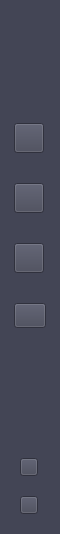
    <widget class="QWidget" name="widToolbar" native="true">
     <property name="minimumSize">
      <size>
       <width>60</width>
       <height>0</height>
      </size>
     </property>
     <property name="maximumSize">
      <size>
       <width>60</width>
       <height>16777215</height>
      </size>
     </property>
     <property name="styleSheet">
      <string notr="true">background-color: #434555;</string>
     </property>
     <layout class="QVBoxLayout" name="verticalLayout" stretch="0,0,0,1">
      <property name="spacing">
       <number>50</number>
      </property>
      <property name="leftMargin">
       <number>0</number>
      </property>
      <property name="topMargin">
       <number>10</number>
      </property>
      <property name="rightMargin">
       <number>0</number>
      </property>
      <property name="bottomMargin">
       <number>0</number>
      </property>
      <item>
       <widget class="QWidget" name="widUserPic" native="true">
        <property name="styleSheet">
         <string notr="true"/>
        </property>
        <layout class="QVBoxLayout" name="verticalLayout_2">
         <item>
          <widget class="MaskLabel" name="lblUserPic">
           <property name="minimumSize">
            <size>
             <width>45</width>
             <height>45</height>
            </size>
           </property>
           <property name="maximumSize">
            <size>
             <width>45</width>
             <height>45</height>
            </size>
           </property>
           <property name="styleSheet">
            <string notr="true"/>
           </property>
           <property name="text">
            <string/>
           </property>
          </widget>
         </item>
        </layout>
       </widget>
      </item>
      <item>
       <widget class="QWidget" name="widget_5" native="true">
        <property name="layoutDirection">
         <enum>Qt::LeftToRight</enum>
        </property>
        <property name="autoFillBackground">
         <bool>false</bool>
        </property>
        <layout class="QGridLayout" name="gridLayout">
         <property name="sizeConstraint">
          <enum>QLayout::SetDefaultConstraint</enum>
         </property>
         <property name="leftMargin">
          <number>0</number>
         </property>
         <property name="topMargin">
          <number>0</number>
         </property>
         <property name="rightMargin">
          <number>0</number>
         </property>
         <property name="bottomMargin">
          <number>0</number>
         </property>
         <property name="horizontalSpacing">
          <number>6</number>
         </property>
         <property name="verticalSpacing">
          <number>30</number>
         </property>
         <item row="0" column="0">
          <widget class="QPushButton" name="pbChat">
           <property name="minimumSize">
            <size>
             <width>30</width>
             <height>30</height>
            </size>
           </property>
           <property name="maximumSize">
            <size>
             <width>30</width>
             <height>30</height>
            </size>
           </property>
           <property name="toolTip">
            <string extracomment="聊天"/>
           </property>
           <property name="styleSheet">
            <string notr="true">
QPushButton {
	border-image: url(:/SoftTerminal/images/chat.png);
}
QPushButton:hover:!pressed {
	border-image: url(:/SoftTerminal/images/chat_focus.png);
}</string>
           </property>
           <property name="text">
            <string/>
           </property>
          </widget>
         </item>
         <item row="1" column="0">
          <widget class="QPushButton" name="pbContact">
           <property name="minimumSize">
            <size>
             <width>30</width>
             <height>30</height>
            </size>
           </property>
           <property name="maximumSize">
            <size>
             <width>30</width>
             <height>30</height>
            </size>
           </property>
           <property name="toolTip">
            <string extracomment="好友"/>
           </property>
           <property name="styleSheet">
            <string notr="true">
QPushButton {
	border-image: url(:/SoftTerminal/images/contact.png);
}
QPushButton:hover:!pressed {
	border-image: url(:/SoftTerminal/images/contact_focus.png);
}</string>
           </property>
           <property name="text">
            <string/>
           </property>
          </widget>
         </item>
         <item row="3" column="0">
          <widget class="QPushButton" name="pbGroup">
           <property name="minimumSize">
            <size>
             <width>30</width>
             <height>30</height>
            </size>
           </property>
           <property name="maximumSize">
            <size>
             <width>30</width>
             <height>30</height>
            </size>
           </property>
           <property name="styleSheet">
            <string notr="true">
QPushButton {
	border-image: url(:/SoftTerminal/images/group.png);
}
QPushButton:hover:!pressed {
	border-image: url(:/SoftTerminal/images/group_focus.png);
}</string>
           </property>
           <property name="text">
            <string/>
           </property>
          </widget>
         </item>
         <item row="4" column="0">
          <widget class="QPushButton" name="pbCloud">
           <property name="minimumSize">
            <size>
             <width>32</width>
             <height>25</height>
            </size>
           </property>
           <property name="maximumSize">
            <size>
             <width>32</width>
             <height>25</height>
            </size>
           </property>
           <property name="styleSheet">
            <string notr="true">
QPushButton {
	border-image: url(:/SoftTerminal/images/cloud.png);
}
QPushButton:hover:!pressed {
	border-image: url(:/SoftTerminal/images/cloud_focus.png);
}</string>
           </property>
           <property name="text">
            <string/>
           </property>
          </widget>
         </item>
        </layout>
       </widget>
      </item>
      <item>
       <spacer name="verticalSpacer_5">
        <property name="orientation">
         <enum>Qt::Vertical</enum>
        </property>
        <property name="sizeHint" stdset="0">
         <size>
          <width>20</width>
          <height>40</height>
         </size>
        </property>
       </spacer>
      </item>
      <item>
       <widget class="QWidget" name="widget_6" native="true">
        <layout class="QGridLayout" name="gridLayout_2">
         <property name="leftMargin">
          <number>0</number>
         </property>
         <property name="topMargin">
          <number>0</number>
         </property>
         <property name="rightMargin">
          <number>0</number>
         </property>
         <property name="bottomMargin">
          <number>20</number>
         </property>
         <property name="horizontalSpacing">
          <number>6</number>
         </property>
         <property name="verticalSpacing">
          <number>20</number>
         </property>
         <item row="1" column="0">
          <widget class="QPushButton" name="pbMessage">
           <property name="minimumSize">
            <size>
             <width>18</width>
             <height>18</height>
            </size>
           </property>
           <property name="maximumSize">
            <size>
             <width>18</width>
             <height>18</height>
            </size>
           </property>
           <property name="styleSheet">
            <string notr="true">
QPushButton {
	border-image: url(:/SoftTerminal/images/message.png);
}
QPushButton:hover:!pressed {
	border-image: url(:/SoftTerminal/images/message_focus.png);
}</string>
           </property>
           <property name="text">
            <string/>
           </property>
          </widget>
         </item>
         <item row="2" column="0">
          <widget class="QPushButton" name="pbSetting">
           <property name="minimumSize">
            <size>
             <width>18</width>
             <height>18</height>
            </size>
           </property>
           <property name="maximumSize">
            <size>
             <width>18</width>
             <height>18</height>
            </size>
           </property>
           <property name="styleSheet">
            <string notr="true">
QPushButton {
	border-image: url(:/SoftTerminal/images/setting.png);
}
QPushButton:hover:!pressed {
	border-image: url(:/SoftTerminal/images/setting_focus.png);
}</string>
           </property>
           <property name="text">
            <string/>
           </property>
          </widget>
         </item>
         <item row="0" column="0">
          <spacer name="verticalSpacer_6">
           <property name="orientation">
            <enum>Qt::Vertical</enum>
           </property>
           <property name="sizeHint" stdset="0">
            <size>
             <width>20</width>
             <height>40</height>
            </size>
           </property>
          </spacer>
         </item>
        </layout>
       </widget>
      </item>
     </layout>
    </widget>
